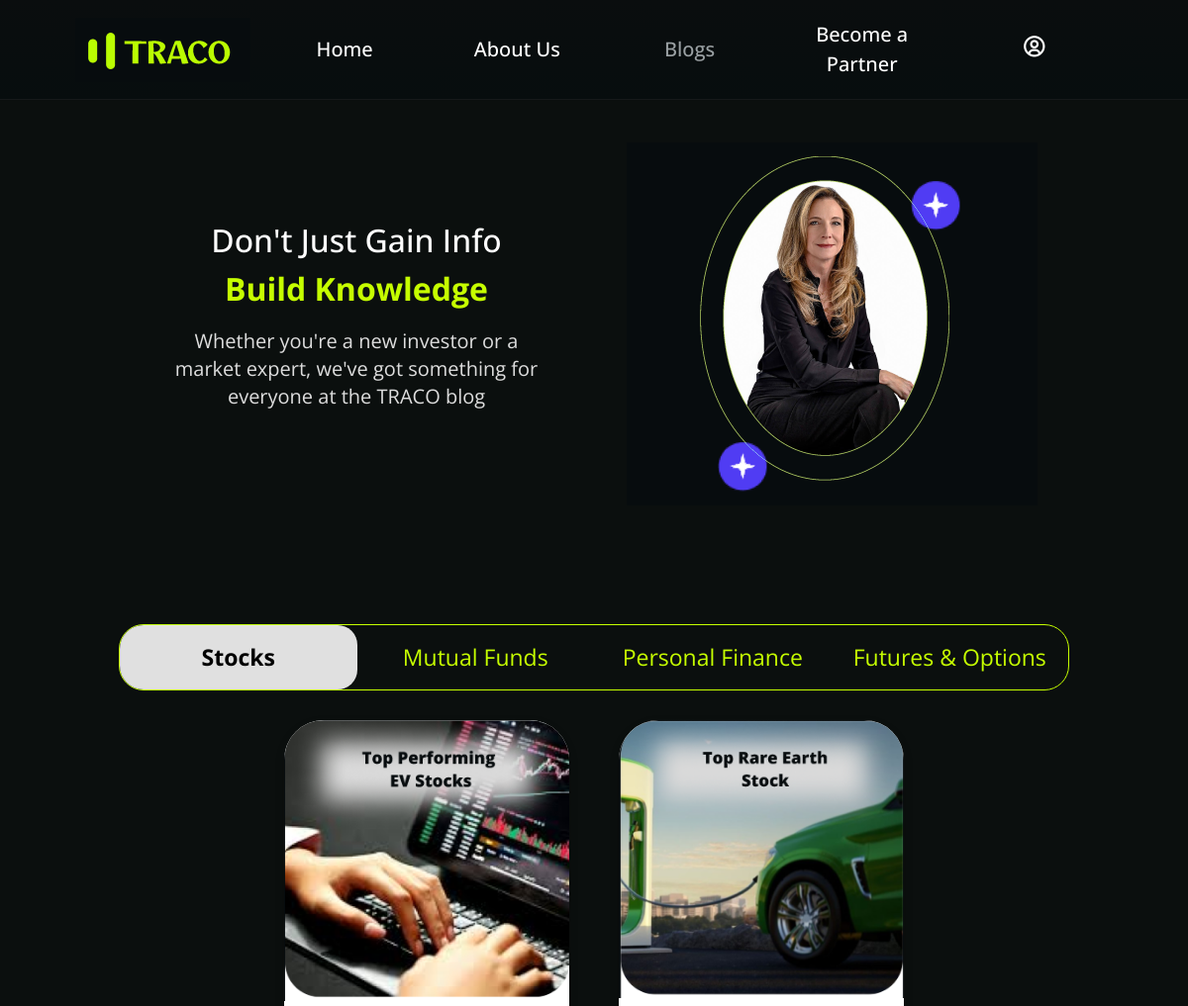
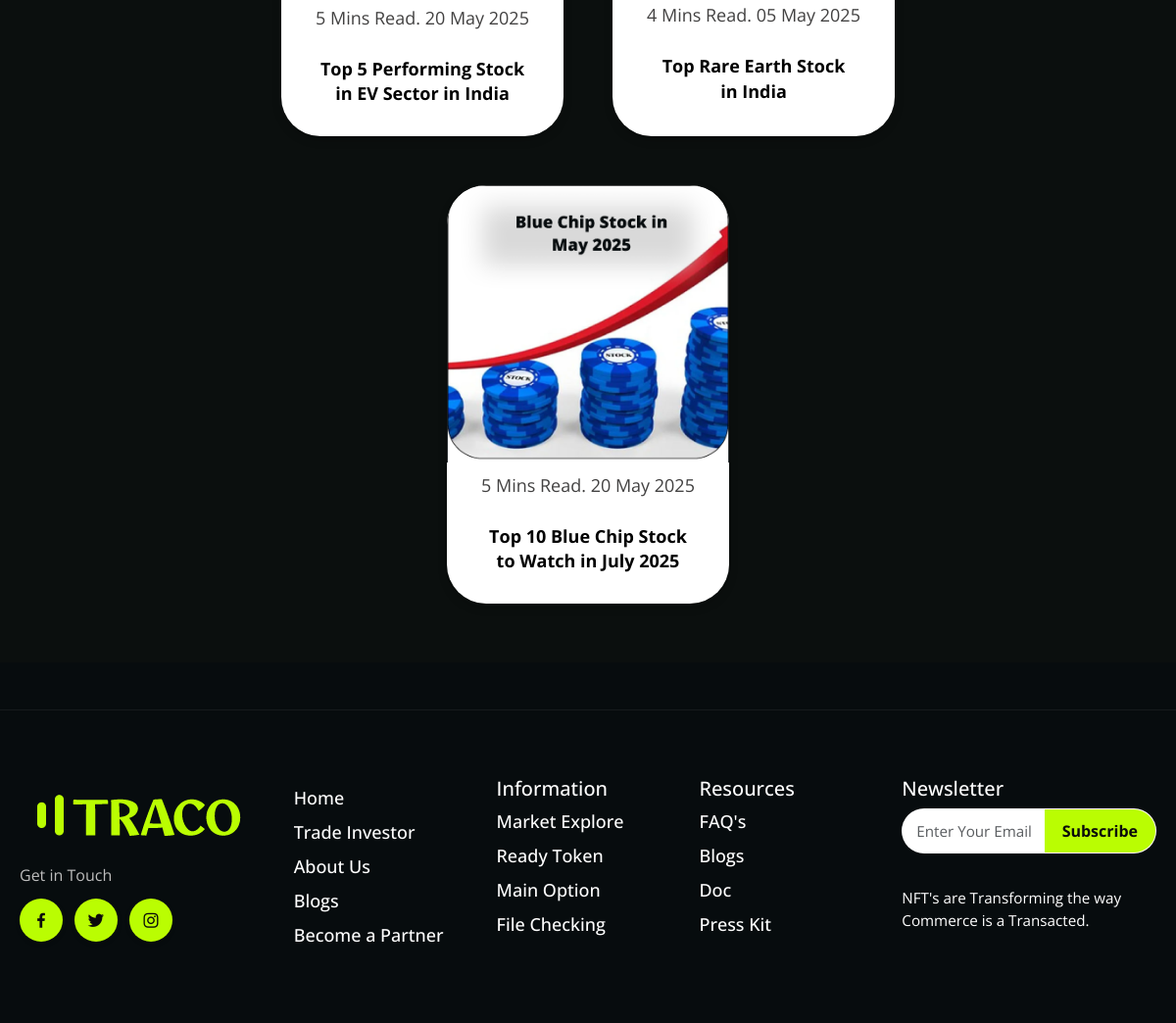
The app's page /blogs/ with its own data (2 pictures, top to bottom).
### mainapp/models.py (models this page shows, shortened)
class BlogBanner(models.Model):
    heading_white = models.CharField(max_length=200, help_text="First heading line in white")
    heading_green = models.CharField(max_length=200, help_text="Second heading line in green")
    description = models.TextField(help_text="3 lines description. Use <br> for line breaks where needed.")
    image = models.ImageField(upload_to="blog/banner/")

class BlogCategory(models.Model):
    name = models.CharField(max_length=100, unique=True)

class BlogPost(models.Model):
    category = models.ForeignKey(BlogCategory, on_delete=models.CASCADE, related_name="posts")
    title = models.TextField(help_text="Main title. Use <br> for line breaks if needed.")
    reading_time = models.CharField(max_length=50, help_text="Example: 5 Mins Read . 20 May 2025")
    image = models.ImageField(upload_to="blog/posts/")

### mainapp/views.py (the view)
# urls.py: path("blogs/", views.blog_page, name="blog_page"),
def blog_page(request):
    banner = BlogBanner.objects.first()
    categories = BlogCategory.objects.all()
    for category in categories:
        category.posts_list = category.posts.all()
    return render(request, "blog.html", {
        "banner": banner,
        "categories": categories,
    })

### mainapp/templates/blog.html (shortened to what this page needs)
{% extends "base.html" %}
{% load static %}
{% block content %}
<link rel="stylesheet" href="{% static 'css/blog.css' %}">
<div class="blog-banner">
    <div class="banner-content">
        <h2 class="white-text">{{ banner.heading_white }}</h2>
        <h2 class="green-text">{{ banner.heading_green }}</h2>
        <p class="desc-text">{{ banner.description|safe }}</p>
    </div>
    <div class="banner-image">
        <img src="{{ banner.image.url }}" alt="Blog Banner">
    </div>
</div>
<div class="blog-tabs">
    <div class="tab-headers">
        {% for category in categories %}
            <button class="tab-btn {% if forloop.first %}active{% endif %}" data-tab="{{ category.name|slugify }}">
                {{ category.name }}
            </button>
        {% endfor %}
    </div>
{% for category in categories %}
    <div class="tab-content {% if forloop.first %}active{% endif %}" id="{{ category.name|slugify }}">
        <div class="card-container">
            {% for post in category.posts_list %}
            <div class="blog-card">
                <img src="{{ post.image.url }}" alt="{{ post.title }}">
                <p class="meta">{{ post.reading_time }}</p>
                <p class="title">{{ post.title|safe }}</p>
            </div>
            {% endfor %}
        </div>
    </div>
{% endfor %}
</div>
{% endblock %}

### mainapp/templates/base.html (shortened to what this page needs)
{% load static %}
<!doctype html>
<html lang="en">
<head>
  <link href="https://cdn.jsdelivr.net/npm/bootstrap@5.3.2/dist/css/bootstrap.min.css" rel="stylesheet">
  <link href="https://unpkg.com/boxicons@2.1.4/css/boxicons.min.css" rel="stylesheet">
  <link rel="stylesheet" href="{% static 'css/style.css' %}">
</head>
<body>
  <nav class="navbar navbar-expand-lg traco-navbar fixed-top">
    <div class="container">
      <div class="collapse navbar-collapse" id="mainNav">
        <ul class="navbar-nav align-items-center">
          <li class="nav-item">
            <a class="nav-link nav-logo-link" href="{% url 'home' %}">
              <img src="{% static 'images/navlogo.png' %}" alt="Logo" class="logo-img">
            </a>
          </li>
          <li class="nav-item">
            <a class="nav-link {% if request.resolver_match.url_name == 'home' %}active{% endif %}" href="{% url 'home' %}">Home</a>
          </li>
          <li class="nav-item">
            <a class="nav-link {% if request.resolver_match.url_name == 'about_us' %}active{% endif %}" href="{% url 'about_us' %}">About Us</a>
          </li>
          <li class="nav-item">
            <a class="nav-link {% if request.resolver_match.url_name == 'blog_page' %}active{% endif %}" href="{% url 'blog_page' %}">Blogs</a>
          </li>
          <li class="nav-item">
            <a class="nav-link {% if request.resolver_match.url_name == 'partner' %}active{% endif %}" href="{% url 'partner' %}">Become a Partner</a>
          </li>
<li class="nav-item">
  <a class="nav-link user-link" href="{% url 'login' %}">
    <i class='bx bx-user-circle user-icon'></i>
  </a>
</li>
        </ul>
      </div>
    </div>
  </nav>
  <main class="site-main">
    {% block content %}{% endblock %}
  </main>
  <footer class="traco-footer">
      <div class="footer-flex">
        <div class="col footer-col col-1">
          <div class="logo-block">
            <img src="{% static 'images/footerlogo.png' %}" alt="TRACO" class="footer-logo">
            <p class="get-in-touch">Get in Touch</p>
            <div class="social-icons">
              <a class="social-icon" href="#"><i class='bx bxl-facebook'></i></a>
              <a class="social-icon" href="#"><i class='bx bxl-twitter'></i></a>
              <a class="social-icon" href="#"><i class='bx bxl-instagram'></i></a>
            </div>
          </div>
        </div>
        <div class="col footer-col">
          <ul class="footer-links">
            <li><a href="{% url 'home' %}">Home</a></li>
            <li><a href="{% url 'trade_investor' %}">Trade Investor</a></li>
            <li><a href="{% url 'about_us' %}">About Us</a></li>
            <li><a href="{% url 'blog_page' %}">Blogs</a></li>
            <li><a href="{% url 'partner' %}">Become a Partner</a></li>
          </ul>
        </div>
        <div class="col footer-col">
          <h5>Information</h5>
          <ul class="footer-links">
            <li><a href="{% url 'market_explore' %}">Market Explore</a></li>
            <li><a href="{% url 'ready_token' %}">Ready Token</a></li>
            <li><a href="{% url 'main_option' %}">Main Option</a></li>
            <li><a href="{% url 'file_checking' %}">File Checking</a></li>
          </ul>
        </div>
        <div class="col footer-col">
          <h5>Resources</h5>
          <ul class="footer-links">
            <li><a href="{% url 'faqs' %}">FAQ's</a></li>
            <li><a href="{% url 'blog_page' %}">Blogs</a></li>
            <li><a href="{% url 'docs' %}">Doc</a></li>
            <li><a href="{% url 'press_kit' %}">Press Kit</a></li>
          </ul>
        </div>
        <div class="col footer-col col-5">
          <h5>Newsletter</h5>
          <div class="newsletter">
            <form id="newsletter-form" class="newsletter-joined">
              <input id="newsletter-email" type="email" class="form-control" placeholder="Enter Your Email">
              <button type="submit" id="subscribe-btn" class="subscribe-btn">Subscribe</button>
            </form>
            <div id="subscribe-message" class="subscribe-message" role="status" aria-live="polite"></div>
            <p class="newsletter-note">NFT's are Transforming the way Commerce is a Transacted.</p>
          </div>
        </div>
      </div>
  </footer>
</body>
</html>

### mainapp/static/css/style.css (style rules this page uses)
:root { --bg-dark: #070c0e; --nav-dark: #0b0f10; --lime: #BAFD02; --white: #ffffff; --muted-gray: #bdbdbd; --active-gray: #9aa0a3; }
* { box-sizing: border-box; }
html,body { height:100%; }
body { font-family: "Open Sans", sans-serif; background: var(--bg-dark); color: var(--white); margin: 0; }
.site-main { padding-top: 84px; }
.traco-navbar { background: linear-gradient(180deg, #0a0d0e 0%, #070d0e 100%); border-bottom: 1px solid rgba(255,255,255,0.05); padding: 0.6rem 1rem; }
.navbar-nav { display: flex; width: 100%; align-items: center; padding-left: 0; margin-bottom: 0; list-style: none; }
.navbar-nav .nav-item { flex: 1 1 0; text-align: center; font-size: 20px; }
.nav-logo-link { display:inline-block; }
.logo-img { object-fit: contain; display: inline-block; }
.nav-link { color: var(--white) !important; font-weight: 500; padding: 0.5rem 0.4rem; border-radius: 6px; display: inline-block; transition: color .15s ease-in-out; }
.nav-link.active { color: var(--active-gray) !important; }
.user-icon { font-size: 1.6rem; color: var(--white); }
.traco-footer { border-top: 1px solid rgba(255,255,255,0.06); color: var(--white); padding: 48px 0; margin-top: 48px; }
.footer-flex { display: flex; gap: 20px; align-items: flex-start; justify-content: space-between; flex-wrap: wrap; margin: 20px; }
.footer-col { flex: 1 1 180px; min-width: 160px; }
.footer-col.col-1 { flex: 1.4 1 250px; }
.footer-col.col-5 { flex: 1.4 1 250px; }
.footer-logo { display:block; margin-bottom: 10px; }
.get-in-touch { color: var(--muted-gray); margin-bottom: 12px; }
.social-icons { display:flex; gap:12px; align-items:center; }
.social-icon { display:inline-flex; width:44px; height:44px; border-radius:50%; background: var(--lime); color: #0b0b0b; align-items:center; justify-content:center; text-decoration:none; font-size: 1.25rem; box-shadow: 0 2px 4px rgba(0,0,0,0.25); }
.footer-links { list-style:none; padding:0; margin:0; }
.footer-links li { margin-bottom: 8px; font-size: 18px; }
.footer-links a { color: var(--white); text-decoration:none; font-weight:500; }
.newsletter .newsletter-joined { display: flex; width: 100%; max-width: 440px; border-radius: 30px; overflow: hidden; border: 1px solid rgba(255,255,255,0.06); background: white; }
#newsletter-email { flex: 1 1 auto; padding: 10px 14px; border: none; outline: none; background: transparent; font-size: 0.95rem; }
.subscribe-btn { border: none; padding: 10px 18px; background: var(--lime); color: #0b0b0b; font-weight: 700; cursor: pointer; white-space: nowrap; }
.subscribe-message { color: #bff580; margin-top: 8px; min-height: 18px; }
.newsletter-note { font-size: .95rem; margin-top:8px; }
.container { max-width:1200px; margin:0 auto; padding:0 18px; }
@media (min-width: 1024px) and (max-width: 1300px) { .container { max-width: 1100px; } }
@media (min-width: 1024px) and (max-width: 1300px) { .site-main { padding-top: 84px; } }

### records on screen
BlogBanner: heading_white "Don't Just Gain Info", heading_green "Build Knowledge", description "Whether you're a new investor or a market expert, we've got something for everyone at the TRACO blog", image (picture)
BlogCategory: name "Stocks"
BlogCategory: name "Mutual Funds"
BlogCategory: name "Personal Finance"
BlogCategory: name "Futures & Options"
BlogPost: image (picture), reading_time "5 Mins Read. 20 May 2025", title "Top 5 Performing Stock in EV Sector in India"
BlogPost: image (picture), reading_time "4 Mins Read. 05 May 2025", title "Top Rare Earth Stock in India"
BlogPost: image (picture), reading_time "5 Mins Read. 20 May 2025", title "Top 10 Blue Chip Stock to Watch in July 2025"
